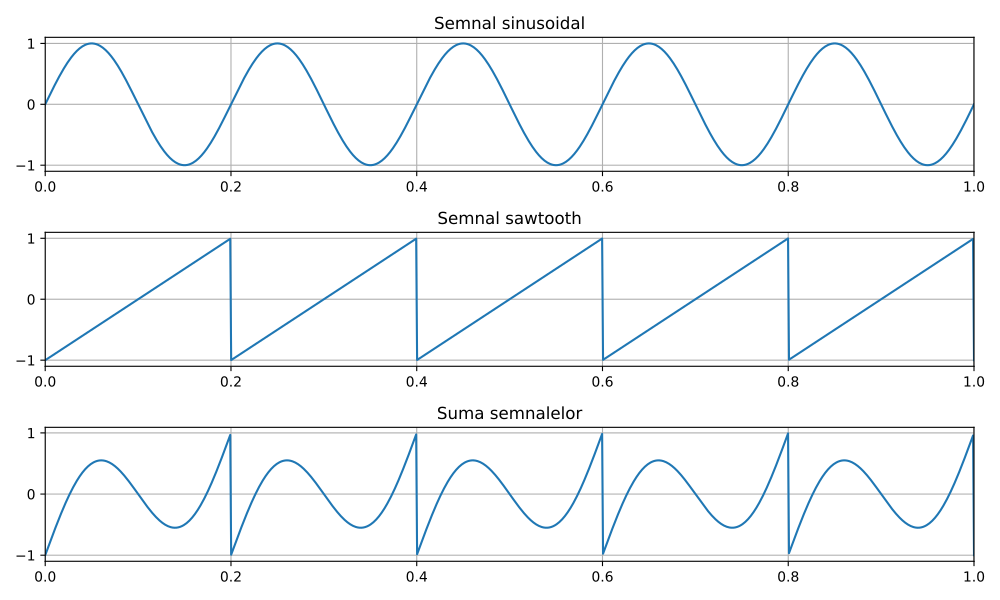

Generate this figure with Python:
import numpy as np
import matplotlib.pyplot as plt
from scipy.signal import sawtooth

fs = 1000        
duration = 1     
t = np.linspace(0, duration, int(fs * duration))

f_sin = 5         
x_sin = np.sin(2 * np.pi * f_sin * t)
f_saw = 5         
x_saw = sawtooth(2 * np.pi * f_saw * t)

x_sum = x_sin + x_saw

fig, axs = plt.subplots(3, figsize=(10, 6))
axs[0].plot(t, x_sin)
axs[0].set_title("Semnal sinusoidal")
axs[1].plot(t, x_saw)
axs[1].set_title("Semnal sawtooth")
axs[2].plot(t, x_sum)
axs[2].set_title("Suma semnalelor")

for ax in axs:
    ax.grid(True)
    ax.set_xlim([0, duration])

plt.tight_layout()
plt.show()
